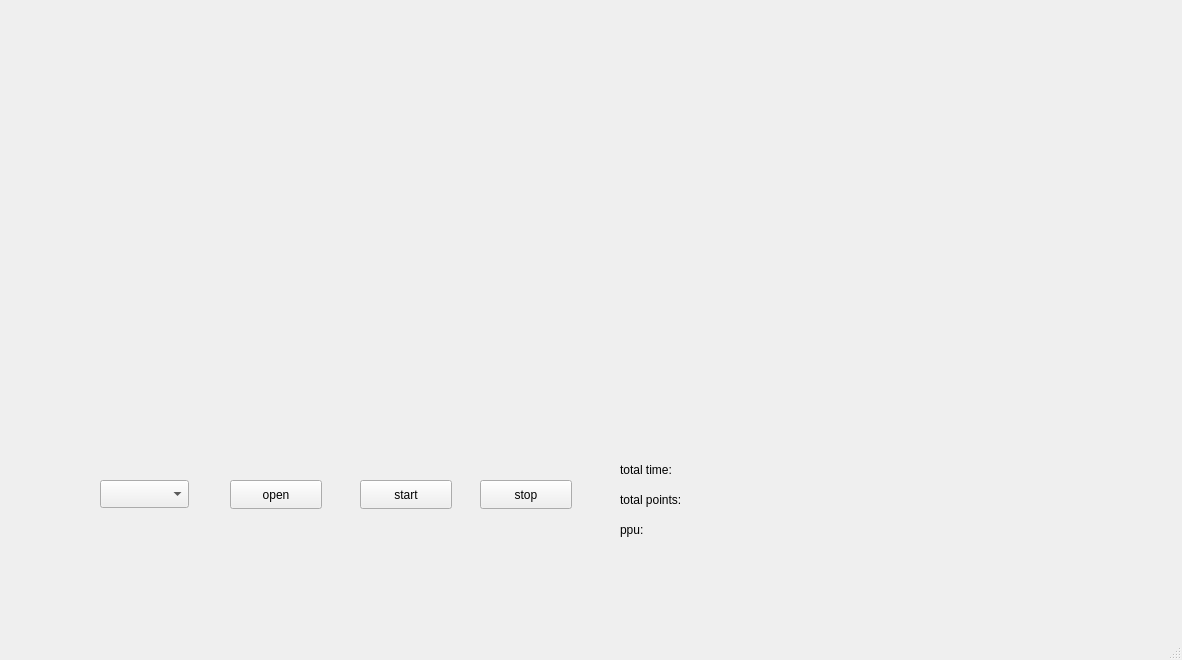
<?xml version="1.0" encoding="UTF-8"?>
<ui version="4.0">
 <class>MainWindow</class>
 <widget class="QMainWindow" name="MainWindow">
  <property name="geometry">
   <rect>
    <x>0</x>
    <y>0</y>
    <width>1182</width>
    <height>660</height>
   </rect>
  </property>
  <property name="windowTitle">
   <string>MainWindow</string>
  </property>
  <widget class="QWidget" name="centralwidget">
   <widget class="QPushButton" name="stop">
    <property name="geometry">
     <rect>
      <x>480</x>
      <y>480</y>
      <width>92</width>
      <height>29</height>
     </rect>
    </property>
    <property name="text">
     <string>stop</string>
    </property>
   </widget>
   <widget class="QwtPlot" name="qwtPlot">
    <property name="geometry">
     <rect>
      <x>100</x>
      <y>40</y>
      <width>971</width>
      <height>401</height>
     </rect>
    </property>
   </widget>
   <widget class="QPushButton" name="open">
    <property name="geometry">
     <rect>
      <x>230</x>
      <y>480</y>
      <width>92</width>
      <height>29</height>
     </rect>
    </property>
    <property name="text">
     <string>open</string>
    </property>
   </widget>
   <widget class="QPushButton" name="start">
    <property name="geometry">
     <rect>
      <x>360</x>
      <y>480</y>
      <width>92</width>
      <height>29</height>
     </rect>
    </property>
    <property name="text">
     <string>start</string>
    </property>
   </widget>
   <widget class="QLabel" name="total_points">
    <property name="geometry">
     <rect>
      <x>620</x>
      <y>490</y>
      <width>251</width>
      <height>20</height>
     </rect>
    </property>
    <property name="text">
     <string>total points:</string>
    </property>
   </widget>
   <widget class="QLabel" name="total_time">
    <property name="geometry">
     <rect>
      <x>620</x>
      <y>460</y>
      <width>251</width>
      <height>20</height>
     </rect>
    </property>
    <property name="text">
     <string>total time:</string>
    </property>
   </widget>
   <widget class="QLabel" name="ppu">
    <property name="geometry">
     <rect>
      <x>620</x>
      <y>520</y>
      <width>251</width>
      <height>20</height>
     </rect>
    </property>
    <property name="text">
     <string>ppu:</string>
    </property>
   </widget>
   <widget class="QComboBox" name="cbox_port">
    <property name="geometry">
     <rect>
      <x>100</x>
      <y>480</y>
      <width>89</width>
      <height>28</height>
     </rect>
    </property>
   </widget>
  </widget>
  <widget class="QMenuBar" name="menubar">
   <property name="geometry">
    <rect>
     <x>0</x>
     <y>0</y>
     <width>1182</width>
     <height>25</height>
    </rect>
   </property>
  </widget>
  <widget class="QStatusBar" name="statusbar"/>
 </widget>
 <customwidgets>
  <customwidget>
   <class>QwtPlot</class>
   <extends>QFrame</extends>
   <header>qwt_plot.h</header>
   <container>1</container>
  </customwidget>
 </customwidgets>
 <resources/>
 <connections/>
</ui>
